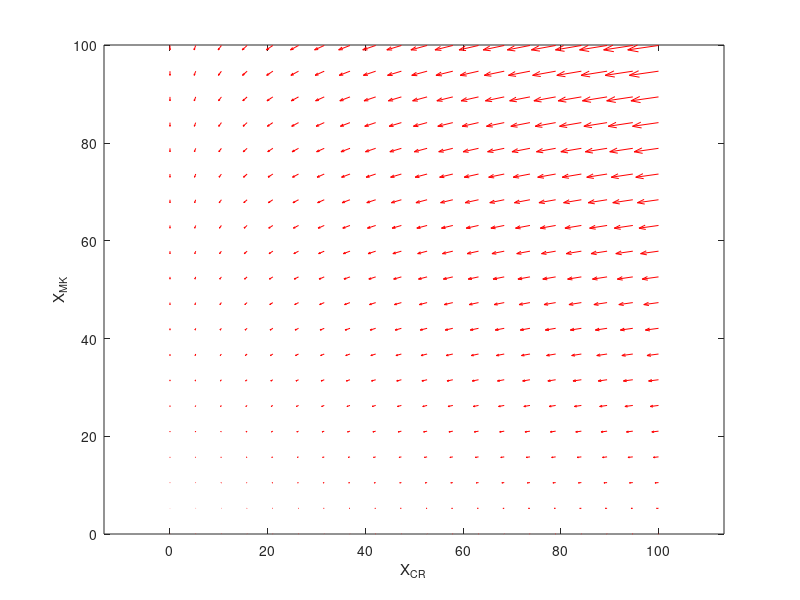

The MATLAB script that drew this image:
clear all; close all; clc

alpha1 = 50;
alpha2 = 15;

f = @(t,Y) [1 - Y(1)*(1 + Y(2)); alpha1 - alpha2*Y(2)];


y1 = linspace(0,100,20);
y2 = linspace(0,100,20);

% creates two matrices one for all the x-values on the grid, and one for
% all the y-values on the grid. Note that x and y are matrices of the same
% size and shape, in this case 20 rows and 20 column

[x,y] = meshgrid(y1,y2);
size(x)
size(y)

u = zeros(size(x));
v = zeros(size(x));


t=0; % we want the derivatives at each point at t=0, i.e. the starting time


for i = 1:numel(x)
    Yprime = f(t,[x(i); y(i)]);
    u(i) = Yprime(1);
    v(i) = Yprime(2);
end


quiver(x,y,u,v,'r');
figure(gcf)
xlabel('X_{CR}')
ylabel('X_{MK}')
axis tight equal;
